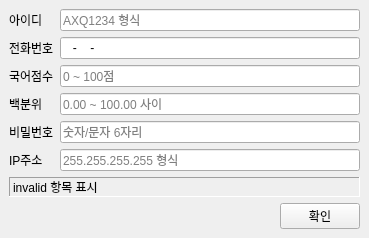
<?xml version="1.0" encoding="UTF-8"?>
<ui version="4.0">
 <class>MainWindow</class>
 <widget class="QMainWindow" name="MainWindow">
  <property name="geometry">
   <rect>
    <x>0</x>
    <y>0</y>
    <width>369</width>
    <height>222</height>
   </rect>
  </property>
  <property name="windowTitle">
   <string>MainWindow</string>
  </property>
  <widget class="QWidget" name="centralwidget">
   <layout class="QVBoxLayout" name="verticalLayout">
    <item>
     <layout class="QFormLayout" name="formLayout">
      <item row="0" column="0">
       <widget class="QLabel" name="Label">
        <property name="text">
         <string>아이디</string>
        </property>
       </widget>
      </item>
      <item row="0" column="1">
       <widget class="QLineEdit" name="LineEdit_4">
        <property name="inputMask">
         <string>&gt;AAA9999</string>
        </property>
        <property name="placeholderText">
         <string>AXQ1234 형식</string>
        </property>
       </widget>
      </item>
      <item row="1" column="0">
       <widget class="QLabel" name="Label_3">
        <property name="text">
         <string>전화번호</string>
        </property>
       </widget>
      </item>
      <item row="1" column="1">
       <widget class="QLineEdit" name="LineEdit_5">
        <property name="inputMask">
         <string>999-9999-9999</string>
        </property>
        <property name="placeholderText">
         <string>010-213-2513 형식</string>
        </property>
       </widget>
      </item>
      <item row="2" column="0">
       <widget class="QLabel" name="Label_4">
        <property name="text">
         <string>국어점수</string>
        </property>
       </widget>
      </item>
      <item row="2" column="1">
       <widget class="QLineEdit" name="LineEdit_3">
        <property name="placeholderText">
         <string>0 ~ 100점</string>
        </property>
       </widget>
      </item>
      <item row="3" column="0">
       <widget class="QLabel" name="Label_5">
        <property name="text">
         <string>백분위</string>
        </property>
       </widget>
      </item>
      <item row="3" column="1">
       <widget class="QLineEdit" name="LineEdit">
        <property name="placeholderText">
         <string>0.00 ~ 100.00 사이</string>
        </property>
       </widget>
      </item>
      <item row="4" column="0">
       <widget class="QLabel" name="Label_2">
        <property name="text">
         <string>비밀번호</string>
        </property>
       </widget>
      </item>
      <item row="4" column="1">
       <widget class="QLineEdit" name="LineEdit_2">
        <property name="inputMask">
         <string>NNNNNN</string>
        </property>
        <property name="placeholderText">
         <string>숫자/문자 6자리</string>
        </property>
       </widget>
      </item>
      <item row="5" column="0">
       <widget class="QLabel" name="iPLabel">
        <property name="text">
         <string>IP주소</string>
        </property>
       </widget>
      </item>
      <item row="5" column="1">
       <widget class="QLineEdit" name="linIP">
        <property name="inputMask">
         <string/>
        </property>
        <property name="placeholderText">
         <string>255.255.255.255 형식</string>
        </property>
       </widget>
      </item>
     </layout>
    </item>
    <item>
     <widget class="QLabel" name="lblError">
      <property name="frameShape">
       <enum>QFrame::Panel</enum>
      </property>
      <property name="frameShadow">
       <enum>QFrame::Sunken</enum>
      </property>
      <property name="text">
       <string>invalid 항목 표시</string>
      </property>
     </widget>
    </item>
    <item>
     <layout class="QHBoxLayout" name="horizontalLayout">
      <item>
       <spacer name="horizontalSpacer">
        <property name="orientation">
         <enum>Qt::Horizontal</enum>
        </property>
        <property name="sizeHint" stdset="0">
         <size>
          <width>40</width>
          <height>20</height>
         </size>
        </property>
       </spacer>
      </item>
      <item>
       <widget class="QPushButton" name="btnOK">
        <property name="text">
         <string>확인</string>
        </property>
       </widget>
      </item>
     </layout>
    </item>
   </layout>
  </widget>
 </widget>
 <resources/>
 <connections/>
</ui>
